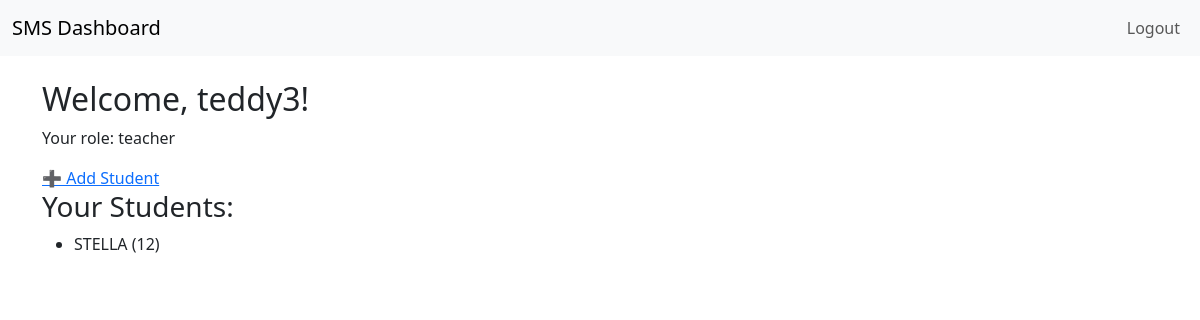
Before: /dashboard (signed in) with the older database file.
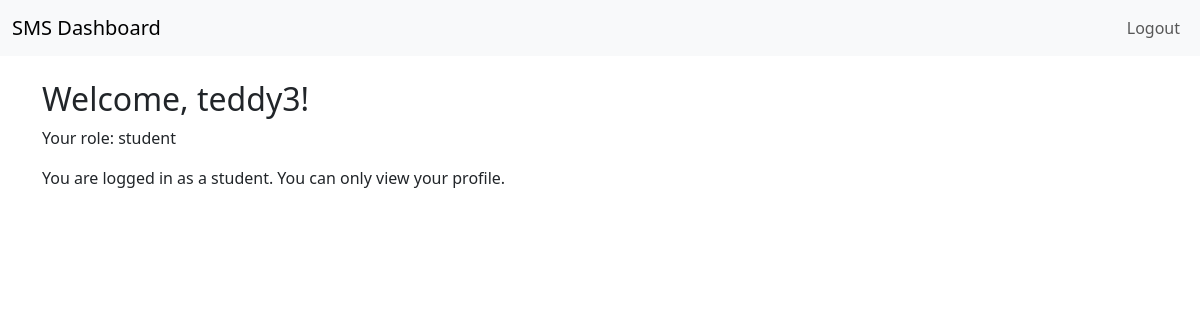
After: the same page with the newer database file.
### app.py (models this page shows)
class User(UserMixin, db.Model):
    id = db.Column(db.Integer, primary_key=True)
    email = db.Column(db.String(150), unique=True, nullable=False)
    username = db.Column(db.String(150), nullable=False)
    password = db.Column(db.String(150), nullable=False)
    role = db.Column(db.String(20), nullable=False, default="student")

class Student(db.Model):
    id = db.Column(db.Integer, primary_key=True)
    name = db.Column(db.String(150), nullable=False)
    age = db.Column(db.Integer, nullable=False)
    created_by = db.Column(db.Integer, db.ForeignKey('user.id'))

### app.py (the view)
@app.route('/dashboard')
@login_required
def dashboard():
    if current_user.role == "admin":
        students = Student.query.all()
        courses = Course.query.all()
        grades = Grade.query.all()
    elif current_user.role == "teacher":
        students = Student.query.filter_by(created_by=current_user.id).all()
        courses = Course.query.filter_by(created_by=current_user.id).all()
        grades = Grade.query.join(Student).filter(Student.created_by == current_user.id).all()
    else:  # student role
        students = []  # Students can’t view student list
        courses = Course.query.all()  # Allow students to view courses
        grades = Grade.query.filter_by(student_id=current_user.id).all() if hasattr(current_user,
                                                                                    'id') else []  # Assuming students have associated student records; this needs linking
    return render_template("dashboard.html", user=current_user, students=students, courses=courses, grades=grades)

### app.py (called while the page is built)
@login_manager.user_loader
def load_user(user_id):
    return User.query.get(int(user_id))

### templates/dashboard.html (shortened to what this page needs)
{% extends "base.html" %}
{% block content %}
<h2>Welcome, {{ user.username }}!</h2>
<p>Your role: {{ user.role }}</p>
{% if user.role == "admin" %}
    <a href="{{ url_for('add_student') }}">➕ Add Student</a>
    <h3>All Students:</h3>
    <ul>
        {% for student in students %}
            <li>{{ student.name }} ({{ student.age }})
                <a href="{{ url_for('delete_student', student_id=student.id) }}">❌ Delete</a>
            </li>
        {% endfor %}
    </ul>
{% elif user.role == "teacher" %}
    <a href="{{ url_for('add_student') }}">➕ Add Student</a>
    <h3>Your Students:</h3>
    <ul>
        {% for student in students %}
            <li>{{ student.name }} ({{ student.age }})</li>
        {% endfor %}
    </ul>
{% else %}
    <p>You are logged in as a student. You can only view your profile.</p>
{% endif %}
{% endblock %}

### templates/base.html (shortened to what this page needs)
<!DOCTYPE html>
<html lang="en">
<head>
    <link href="https://cdn.jsdelivr.net/npm/bootstrap@5.3.0/dist/css/bootstrap.min.css" rel="stylesheet">
</head>
<body>
    <nav class="navbar navbar-expand-lg navbar-light bg-light">
        <div class="container-fluid">
            <a class="navbar-brand" href="{{ url_for('dashboard') }}">SMS Dashboard</a>
            <div class="collapse navbar-collapse" id="navbarNav">
                <ul class="navbar-nav ms-auto">
                    {% if current_user.is_authenticated %}
                        <li class="nav-item">
                            <a class="nav-link" href="{{ url_for('logout') }}">Logout</a>
                        </li>
                    {% endif %}
                </ul>
            </div>
        </div>
    </nav>
    <div class="container mt-4">
        {% block content %}{% endblock %}
    </div>
</body>
</html>

Changed rows visible on the page:
removed Student: name "STELLA", age "12"
changed User "teddy3": role "teacher" → "student"
Other visible differences:
text no longer shown: "➕ Add Student Your Students:"
text now shown: "You are logged in as a student. You can only view your profile."
